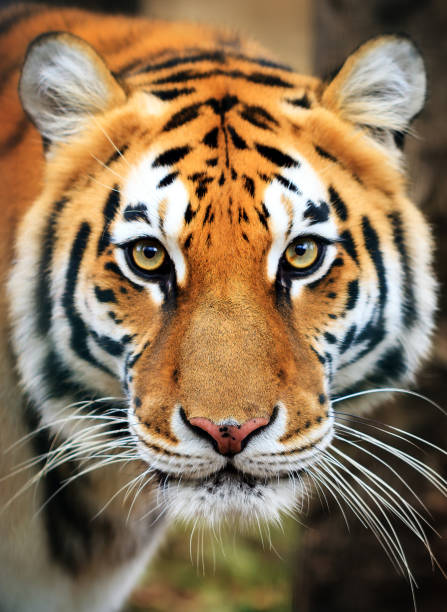
#> input picture model/tigar_447x612.jpg, 447 x 612 px
$ python rescale.py
#> lines starting #> are read from the running program, lines starting #| are printed output that depends on the picture
import numpy as np
import imageio
import matplotlib.pyplot as plt

#imageio.help(name=None)
#im = imageio.imread('imageio:astronaut.png')

#fname = "tigar_128x160.jpg"
fname = "tigar_447x612.jpg"
#fname = "tigar_porodica_960x540.jpg"

im = imageio.imread(fname)
#> im is the input picture: shape (612, 447, 3); mean R, G, B 138.7, 115.6, 87.7

plt.figure()
plt.imshow(im)
# plot original image
plt.title('Original image')
plt.show(block=True)

# rgb2gray
gray = lambda rgb : np.dot(rgb[... , :3] , [0.299 , 0.587, 0.114])
gray = gray(im)
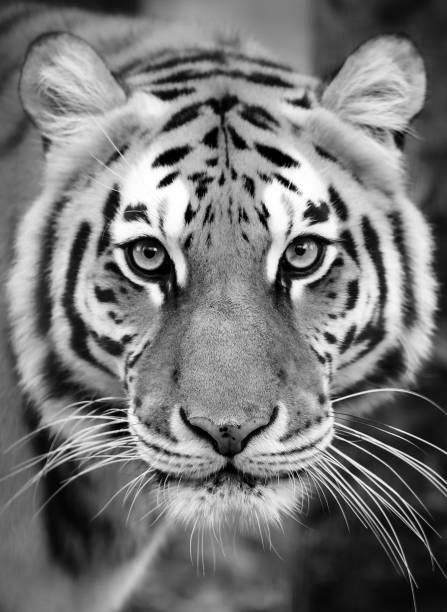
#> gray: shape (612, 447) float64; min 0, max 255, mean 119.3

print(gray.dtype)
#| float64

# plot the image
plt.imshow(gray, cmap = plt.get_cmap(name = 'gray'))
plt.show(block=True)

# Get original image dimensions
old_y =   gray.shape[0]
#> old_y = 612
old_x =   gray.shape[1]
#> old_x = 447

num_of_pfaze = 64
distance     = 1./64.

max_y = old_y * num_of_pfaze
#> max_y = 39168
max_x = old_x * num_of_pfaze
#> max_x = 28608

print("(oldx, oldy) = ", old_x, old_y)
#| (oldx, oldy) =  447 612

# Add new image dimensions
new_y = 64
new_x = 75

print("(new_x, new_y) = ", new_x, new_y)


# Create empty rezultant image
rez_im = np.empty((new_y, old_x), order='C', dtype = np.float64)
#rez_im = np.empty((new_x, new_y), order='C')

# Create buffers
buf0 =[]
buf1 =[]

# init
y = 0
i = 0
ready = 'True'
#SF_Y = int(new_y/old_y)

k_64 = int((64 * old_y) / new_y)
#> k_64 = 612
print("k_64", k_64)
#| k_64 612
SF_Y = k_64/64
#> SF_Y = 9.56
#coeff = [1, 0]

# vertical resize
if(SF_Y <= 1.0):
    while (i < new_y -1):

        if ready == 'True':
            ready = 'False'
            buf0 = gray[y]
            if y < old_y -1 :
                buf1 = gray[y +1]

        # bilinear interpolation
        rez_im[i] = (buf0 * (i * SF_Y -y) + buf1 * (1 - (i * SF_Y - y)))
        i = i+1

        if (i*SF_Y -y > 1.0):
            ready = 'True'
            y = y+1
            #print("i*SF_Y -y: ",i*SF_Y -y, ready)


if(SF_Y > 1.0):
    while (i < new_y -1):

        if ready == 'True':
            ready = 'False'
            buf0 = gray[y]
            if y < old_y -1 :
                buf1 = gray[y +1]

        # bilinear interpolation
        rez_im[i] = (buf0 * (i * SF_Y -y) + buf1 * (1 - (i * SF_Y - y)))
        y = y+1

        if (y - i*SF_Y > 1.0):
            ready = 'True'
            i = i+1
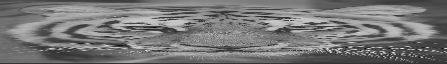
#> rez_im: shape (64, 447) float64; min -90.78, max 356.3, mean 117.6; drawn with min black and max white
#> after the loop, buf0 = 447 values, max 197.9 at index 127, min 0.299 at index 414, mean 75.58; buf1 = 447 values, max 196.9 at index 127, min 0.299 at index 414, mean 76.13; i = 63; ready = 'True'; y = 594


plt.imshow(rez_im, cmap = plt.get_cmap(name = 'gray'))
plt.show(block=True)

rez_im2 = np.empty((new_y, new_x), order='C', dtype = np.float64)

# Create buffers
buf_x_0 =[]
buf_x_1 =[]

kk_64 = int((64 * old_x) / new_x)
#> kk_64 = 381
print("kk_64", kk_64)
#| kk_64 381
SF_X = kk_64/64
#> SF_X = 5.95

#SF_X = old_x/new_x
x = 0
i = 0
ready = 'True'

if(SF_X <= 1.0):
    while (i < new_x -1):

        if ready == 'True' :
            ready = 'False'
            buf_x_0 = rez_im[:,x]
            if x < old_x -1 :
                buf_x_1 = rez_im[:,x +1]

        # bilinear interpolation
        rez_im2[:,i] = (buf_x_0 * (i * SF_X -x) + buf_x_1 * (1 - (i * SF_X - x)))
        i = i+1

        if (i*SF_X -x > 1.0):
            ready = 'True'
            x = x+1


if(SF_X > 1.0):
    while (i < new_x -1):

        if ready == 'True':
            ready = 'False'
            buf_x_0 = rez_im[:,x]
            if x < old_x -1 :
                buf_x_1 = rez_im[:,x +1]

        # bilinear interpolation
        rez_im2[:,i] = (buf_x_0 * (i * SF_X -x) + buf_x_1 * (1 - (i * SF_X - x)))
        x = x + 1

        if (x - i*SF_X > 1.0):
            ready = 'True'
            i = i + 1
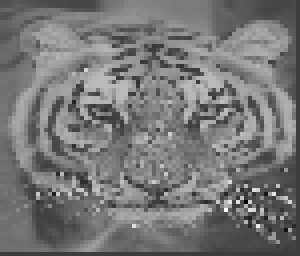
#> rez_im2: shape (64, 75) float64 (shown 4 times larger); min -123.3, max 392.7, mean 117.8; drawn with min black and max white
#> after the loop, buf_x_0 = 64 values, max 234.9 at index 32, min 0 at index 63, mean 66.37; buf_x_1 = 64 values, max 228.9 at index 32, min -22.81 at index 56, mean 65.44; i = 74; x = 436

plt.imshow(rez_im2, cmap = plt.get_cmap(name = 'gray'))
plt.show(block=True)

$ run again, with model/tigar_128x160.jpg copied over model/tigar_447x612.jpg
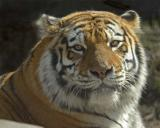
#> input picture model/tigar_128x160.jpg, 160 x 128 px
#> im is the input picture: shape (128, 160, 3); mean R, G, B 92.9, 85.5, 68.8
#| float64
#| (oldx, oldy) =  160 128
#| k_64 128
#> after the loop `while (i < new_y -1):`:
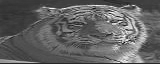
#> rez_im: shape (64, 160) float64; min -55.11, max 308, mean 84.9; drawn with min black and max white
#> after the loop `while (i < new_y -1):`: buf0 = 160 values, max 254.2 at index 124, min 34.76 at index 39, mean 117.9; buf1 = 160 values, max 254.4 at index 124, min 43.96 at index 42, mean 123.9; i = 63; ready = 'True'; y = 126
#| kk_64 136
#> after the loop `while (i < new_x -1):`:
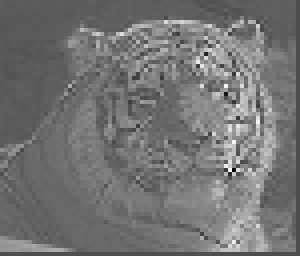
#> rez_im2: shape (64, 75) float64 (shown 4 times larger); min -179.3, max 401.1, mean 84.6; drawn with min black and max white
#> after the loop `while (i < new_x -1):`: buf_x_0 = 64 values, max 114 at index 60, min 4.71e-312 at index 63, mean 67.63; buf_x_1 = 64 values, max 111.7 at index 62, min 4.8e-312 at index 63, mean 65.73; i = 74; x = 157
